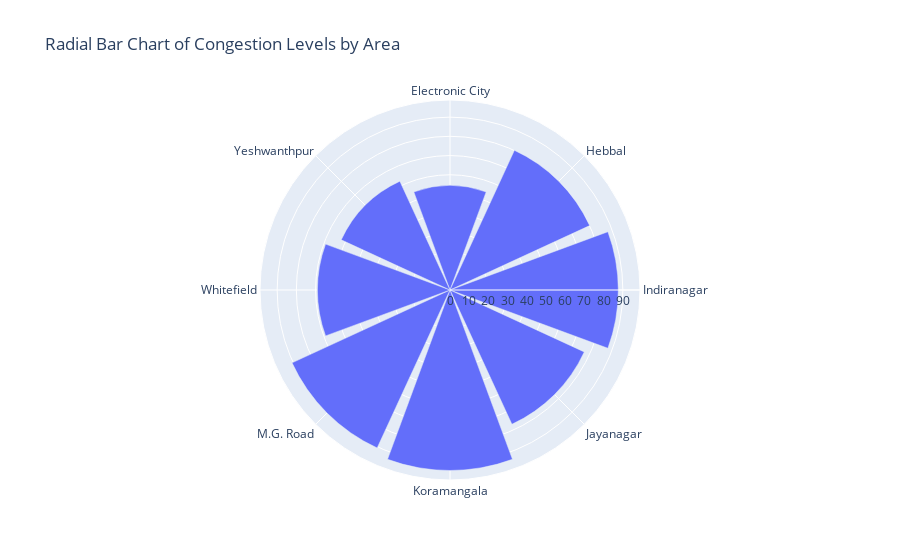

The code cell stored with this chart in its notebook:
### Markdown cell above
# 7. RadialBar Chart

### Code cell
congestion_data = df.groupby('Area Name')['Congestion Level'].mean().reset_index()
fig = px.bar_polar(congestion_data, r='Congestion Level', theta='Area Name',
                   title="Radial Bar Chart of Congestion Levels by Area")
fig.show()

### Figure 1 — Plotly figure (JSON) as saved in the notebook; plotly's stock layout.template omitted (floating-point values rounded to 4 significant figures)
{"data": [{"hovertemplate": "Congestion Level=%{r}<br>Area Name=%{theta}<extra></extra>", "legendgroup": "", "marker": {"color": "#636efa", "pattern": {"shape": ""}}, "name": "", "r": [54.45, 80.09, 87.64, 77.0, 93.99, 90.58, 69.05, 62.37], "showlegend": false, "subplot": "polar", "theta": ["Electronic City", "Hebbal", "Indiranagar", "Jayanagar", "Koramangala", "M.G. Road", "Whitefield", "Yeshwanthpur"], "type": "barpolar"}], "layout": {"barmode": "relative", "legend": {"tracegroupgap": 0}, "polar": {"angularaxis": {"direction": "clockwise", "rotation": 90}, "domain": {"x": [0, 1], "y": [0, 1]}}, "title": {"text": "Radial Bar Chart of Congestion Levels by Area"}}}
